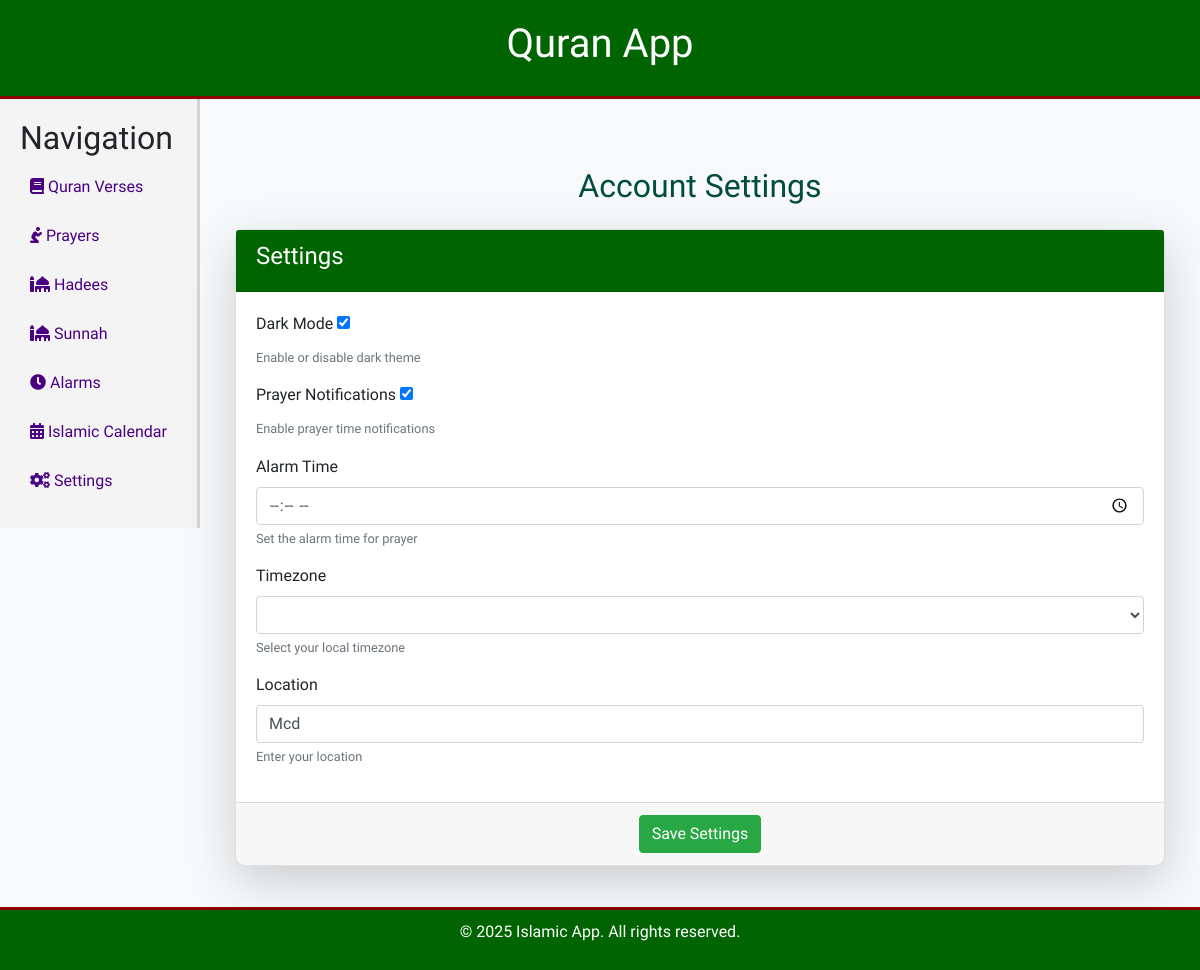
Page /settings/ (signed in) on the committed database.
### main_app/models.py (models this page shows, shortened)
class Setting(models.Model):
    user = models.OneToOneField(User, on_delete=models.CASCADE)
    dark_mode = models.BooleanField(default=False)
    prayer_notification = models.BooleanField(default=True)
    alarm_time_slot = models.TimeField(null=True, blank=True)
    timezone = models.CharField(max_length=100, default='UTC')  # Timezone support
    location = models.CharField(max_length=255, null=True, blank=True)  # User's location

### main_app/views.py (the view, shortened to what this page needs)
# urls.py: path('settings/', views.SettingsUpdateView.as_view(), name='update_settings'),
class SettingsUpdateView(LoginRequiredMixin, View):
    def get(self, request):
        setting, created = Setting.objects.get_or_create(user=request.user)
        form = SettingForm(instance=setting)
        return render(request, 'settings.html', {'form': form, 'setting': setting})

### main_app/forms.py (shortened to what this page needs)
class SettingForm(forms.ModelForm):
    class Meta:
        model = Setting
        fields = ['dark_mode', 'prayer_notification', 'alarm_time_slot', 'timezone', 'location']
        widgets = {
            'alarm_time_slot': forms.TimeInput(attrs={'type': 'time', 'class': 'form-control'}),
            'timezone': forms.Select(attrs={'class': 'form-control'}),
            'location': forms.TextInput(attrs={'class': 'form-control', 'placeholder': 'Enter your location'}),
        }

### templates/settings.html (shortened to what this page needs)
{% extends 'base.html' %}
{% block content %}
<div class="container mt-5">
    <h2 class="text-center mb-4" style="color: #004d40;">Account Settings</h2>
    <form method="POST" action="{% url 'update_settings' %}">
        <div class="card shadow-lg">
            <div class="card-header bg-primary text-white">
                <h4>Settings</h4>
            </div>
            <div class="card-body">
                <div class="form-group">
                    <label for="dark_mode" class="form-label">Dark Mode</label>
                    {{ form.dark_mode }}
                    <small class="form-text text-muted">Enable or disable dark theme</small>
                </div>
                <div class="form-group">
                    <label for="prayer_notification" class="form-label">Prayer Notifications</label>
                    {{ form.prayer_notification }}
                    <small class="form-text text-muted">Enable prayer time notifications</small>
                </div>
                <div class="form-group">
                    <label for="alarm_time_slot" class="form-label">Alarm Time</label>
                    {{ form.alarm_time_slot }}
                    <small class="form-text text-muted">Set the alarm time for prayer</small>
                </div>
                <div class="form-group">
                    <label for="timezone" class="form-label">Timezone</label>
                    {{ form.timezone }}
                    <small class="form-text text-muted">Select your local timezone</small>
                </div>
                <div class="form-group">
                    <label for="location" class="form-label">Location</label>
                    {{ form.location }}
                    <small class="form-text text-muted">Enter your location</small>
                </div>
            </div>
            <div class="card-footer text-center">
                <button type="submit" class="btn btn-success">Save Settings</button>
            </div>
        </div>
    </form>
</div>
{% endblock %}

### templates/header.html (style rules this page uses)
body { background-color: #f8f9fa; font-family: 'Amiri', serif; }
.islamic-pattern { background-image: url('https://www.transparenttextures.com/patterns/arabesque.png'); }
.card { border: 1px solid #dee2e6; border-radius: 10px; box-shadow: 0 4px 8px rgba(0, 0, 0, 0.1); }
.bg-primary { background-color: #006400 !important; }

### rows in the picture
Setting: dark_mode "☑", prayer_notification "☑", location "Mcd"
